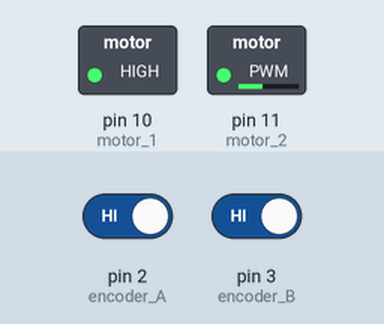
Bench run of a sketch on a simulated Arduino Uno, built with avr-gcc and run on an emulated ATmega328P. Shown: switched loads named in the sketch (green lamp = pin HIGH). The test bench sets the inputs (shaded band); at power-on: pin 2 (encoder_A) HIGH, pin 3 (encoder_B) HIGH. What the sketch prints to the serial monitor is not drawn.

Above: at 0.1 s.
Timing chart, 0 to 1.6 s (numbered marks = the images above):
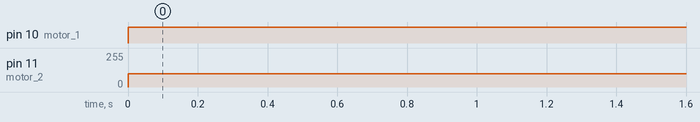

The sketch:

DC_Encoder_trial_final.ino
```cpp
//link: http://makeatronics.blogspot.com/2013/02/efficiently-reading-quadrature-with.html
//255 & 50 (1400 per rotation) , 255 & 165 (1450 per rotation)
#define motor_1 10
#define motor_2 11
#define encoder_A 2
#define encoder_B 3

int enc_A =0;
int enc_B =0;
long volatile int encoder_count = 0;
int motor_state_in = 0;
bool motor_state = true;

void setup() {
  Serial.begin(9600);
  pinMode( motor_1, OUTPUT);
  pinMode( motor_2, OUTPUT);
  pinMode( encoder_A, INPUT);
  pinMode( encoder_B, INPUT);
  attachInterrupt(digitalPinToInterrupt(encoder_A), encoderCount, CHANGE);
  attachInterrupt(digitalPinToInterrupt(encoder_B), encoderCount, CHANGE);

}

void loop() {
  encoderCount();
  Serial.println(encoder_count);
  if (motor_state_in == 0) {
    analogWrite(motor_1, 255);
    analogWrite(motor_2, 100);
  }
  if (encoder_count >= 2500){
    analogWrite(motor_1, HIGH);
    analogWrite(motor_2, HIGH);
    delay(4000);

    analogWrite(motor_1, 100);
    analogWrite(motor_2, 255);

    motor_state_in = -2;
    encoder_count = 0;
  }
  if (motor_state_in ==-2 && encoder_count <=-1100) {
    analogWrite(motor_1, HIGH);
    analogWrite(motor_2, HIGH);

    delay(500);
    analogWrite(motor_1, 180);
    analogWrite(motor_2, 255);
    encoder_count = 0;
    motor_state_in =-1;

  }
  if (motor_state_in ==-1 && encoder_count <=-1425) {
    analogWrite(motor_1, HIGH);
    analogWrite(motor_2, HIGH);
    motor_state = false;
    //break; only applicable for the whole code
  }

}
void encoderCount() {
  static const int lookout_table[] = {0, -1, 1, 0, 1, 0, 0, -1, -1, 0, 0, 1, 0, 1, -1, 0};
  static int encoder_val = 0;
  enc_A = digitalRead(encoder_A);
  enc_B = digitalRead(encoder_B);
  encoder_val = encoder_val << 2;
  encoder_val = encoder_val | (PINB & 0b1100) >> 2;
  encoder_count = encoder_count + lookout_table[encoder_val & 0b1111];
}
```

Measured:
- by itself, pin 10 (motor_1): LOW → HIGH at 0.00 s
- by itself, pin 11 (motor_2): 0/255 → 100/255 at 0.00 s
